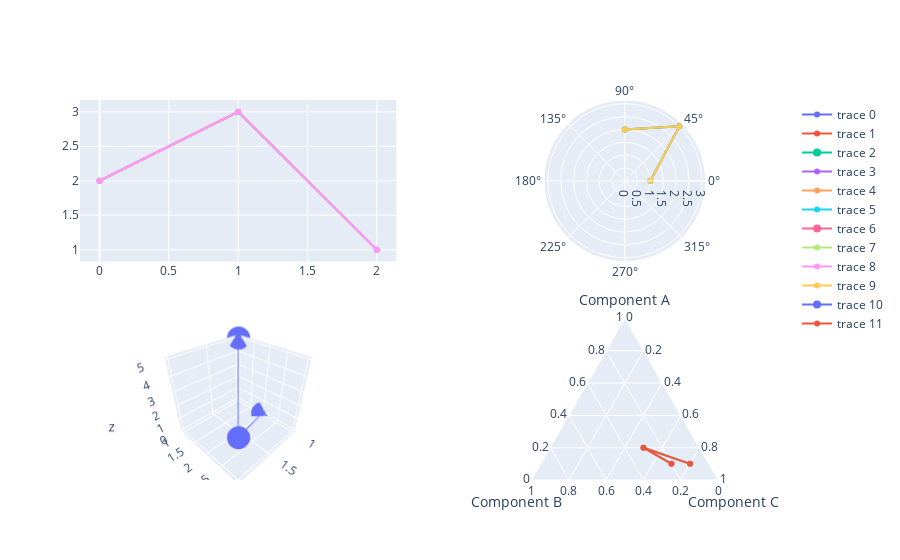

The notebook cell this image was saved under:
### Code cell
fig.add_traces(
    [go.Scatter(y=[2, 3, 1]),
     go.Scatterpolar(r=[1, 3, 2], theta=[0, 45, 90]),
     go.Scatter3d(x=[1, 2, 1], y=[2, 3, 1], z=[0, 3, 5]),
     go.Scatterternary(a=[0.1, 0.2, 0.1],
                       b=[0.2, 0.3, 0.1],
                       c=[0.7, 0.5, 0.8])],
    rows=[1, 1, 2, 2],
    cols=[1, 2, 1, 2])

### Figure 1 — Plotly figure (JSON) as saved in the notebook; plotly's stock layout.template omitted (floating-point values rounded to 4 significant figures)
{"data": [{"type": "scatter", "xaxis": "x", "y": [2, 3, 1], "yaxis": "y"}, {"r": [1, 3, 2], "subplot": "polar", "theta": [0, 45, 90], "type": "scatterpolar"}, {"scene": "scene", "type": "scatter3d", "x": [1, 2, 1], "y": [2, 3, 1], "z": [0, 3, 5]}, {"a": [0.1, 0.2, 0.1], "b": [0.2, 0.3, 0.1], "c": [0.7, 0.5, 0.8], "subplot": "ternary", "type": "scatterternary"}, {"type": "scatter", "xaxis": "x", "y": [2, 3, 1], "yaxis": "y"}, {"r": [1, 3, 2], "subplot": "polar", "theta": [0, 45, 90], "type": "scatterpolar"}, {"scene": "scene", "type": "scatter3d", "x": [1, 2, 1], "y": [2, 3, 1], "z": [0, 3, 5]}, {"a": [0.1, 0.2, 0.1], "b": [0.2, 0.3, 0.1], "c": [0.7, 0.5, 0.8], "subplot": "ternary", "type": "scatterternary"}, {"type": "scatter", "xaxis": "x", "y": [2, 3, 1], "yaxis": "y"}, {"r": [1, 3, 2], "subplot": "polar", "theta": [0, 45, 90], "type": "scatterpolar"}, {"scene": "scene", "type": "scatter3d", "x": [1, 2, 1], "y": [2, 3, 1], "z": [0, 3, 5]}, {"a": [0.1, 0.2, 0.1], "b": [0.2, 0.3, 0.1], "c": [0.7, 0.5, 0.8], "subplot": "ternary", "type": "scatterternary"}], "layout": {"polar": {"domain": {"x": [0.55, 1], "y": [0.575, 1]}}, "scene": {"domain": {"x": [0, 0.45], "y": [0, 0.425]}}, "ternary": {"domain": {"x": [0.55, 1], "y": [0, 0.425]}}, "xaxis": {"anchor": "y", "domain": [0, 0.45]}, "yaxis": {"anchor": "x", "domain": [0.575, 1]}}}
